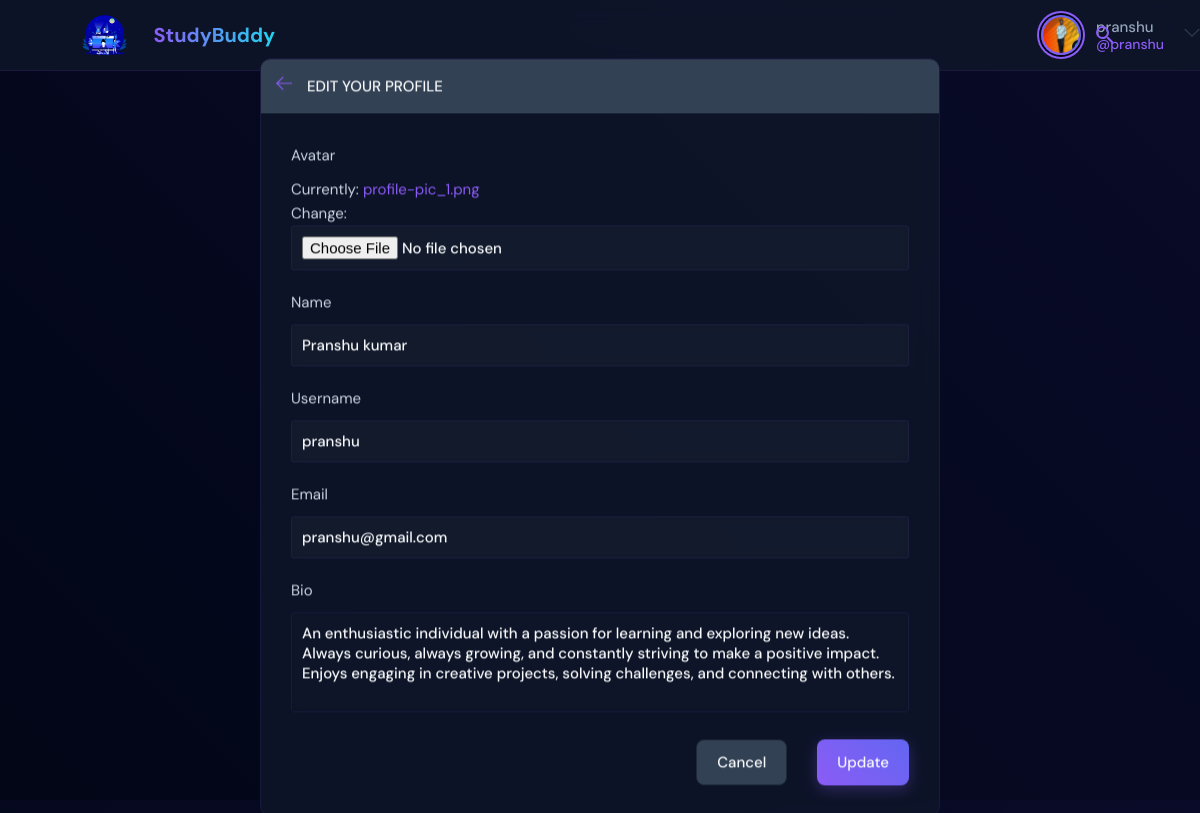
The page /update-user/ (signed in) on the database its author committed.
### base/models.py (models this page shows)
class User(AbstractUser):
    name = models.CharField(max_length=200, null=True)
    email = models.EmailField(unique=True, null=True)
    bio = models.TextField(null=True)
    avatar = models.ImageField(null=True, default="avatar.svg")
    USERNAME_FIELD = 'email'
    REQUIRED_FIELDS = []

### base/views.py (the view)
# urls.py: path('update-user/', views.updateUser, name="update-user"),
@login_required(login_url='login')
def updateUser(request):
    user = request.user
    form = UserForm(instance=user)
    if request.method == 'POST':
        form = UserForm(request.POST, request.FILES, instance=user)
        if form.is_valid():
            form.save()
            return redirect('user-profile', pk=user.id)
    return render(request, 'base/update-user.html', {'form': form})

### base/forms.py
class UserForm(ModelForm):
    class Meta:
        model = User
        fields = ['avatar','name','username', 'email', 'bio']

### base/templates/base/update-user.html (shortened to what this page needs)
{% extends 'main.html' %}
{% block content %}
<main class="update-account layout">
  <div class="container">
    <div class="layout__box">
      <div class="layout__boxHeader">
        <div class="layout__boxTitle">
          <a href="{% url 'home' %}">
            <svg version="1.1" xmlns="http://www.w3.org/2000/svg" width="32" height="32" viewBox="0 0 32 32">
              <title>arrow-left</title>
              <path
                d="M13.723 2.286l-13.723 13.714 13.719 13.714 1.616-1.611-10.96-10.96h27.625v-2.286h-27.625l10.965-10.965-1.616-1.607z">
              </path>
            </svg>
          </a>
          <h3>Edit your profile</h3>
        </div>
      </div>
      <div class="layout__body">
        <form class="form" action="" method="POST" enctype="multipart/form-data">
          {% for field in form %}
          <div class="form__group">
            <label for="profile_pic">{{field.label}}</label>
            {{field}}
          </div>
          {% endfor %}
          <div class="form__action">
            <a class="btn btn--dark" href="index.html">Cancel</a>
            <button class="btn btn--main" type="submit">Update</button>
          </div>
        </form>
      </div>
    </div>
  </div>
</main>
{% endblock content %}

### templates/navbar.html (shortened to what this page needs)
{% load static %}
<header class="header header--loggedIn">
    <div class="container">
        <a href="{% url 'home' %}" class="header__logo">
            <img src="{% static 'images/logo.svg' %}" />
            <h1>StudyBuddy</h1>
        </a>
        <form class="animated-search" method="GET" action="{% url 'home' %}">
            <div class="search-container">
            </div>
        </form>
        <nav class="header__menu">
            {% if request.user.is_authenticated %}
            <div class="header__user">
                <a href="{% url 'update-user' %}">
                    <div class="avatar avatar--medium active">
                        <img src="{{request.user.avatar.url}}" />
                    </div>
                    <p>{{request.user.username}} <span>@{{request.user.username}}</span></p>
                </a>
                <button class="dropdown-button">
                    <svg version="1.1" xmlns="http://www.w3.org/2000/svg" width="32" height="32" viewBox="0 0 32 32">
                        <title>chevron-down</title>
                        <path d="M16 21l-13-13h-3l16 16 16-16h-3l-13 13z"></path>
                    </svg>
                </button>
            </div>
            {% else %}
            <a href="{% url 'login' %}">
                <img src="{% static 'images/avatar.svg' %}" />
                <p>Login</p>
            </a>
            {% endif %}
        </nav>
    </div>
</header>

### rows shown on the page
User: user.avatar (picture), user.username "pranshu", form "Pranshu kumar" "pranshu" "pranshu@gmail.com" "An enthusiastic individual with a passion for learning and exploring new ideas. Always curious, always growing, and constantly striving to make a positive impact. Enjoys engaging in creative projects, solving challenges, and connecting with others."

### other values the page prints
{{ field.label }} "Avatar" "Name" "Username" "Email" "Bio"
